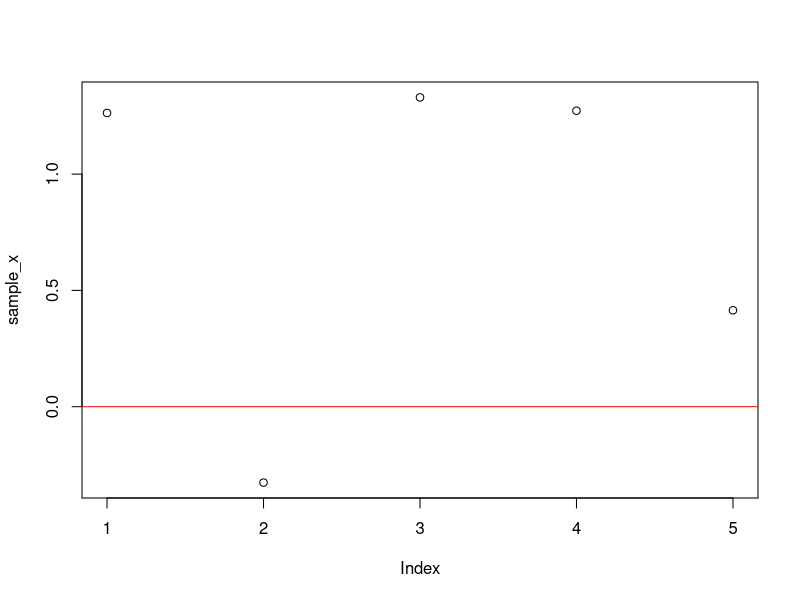
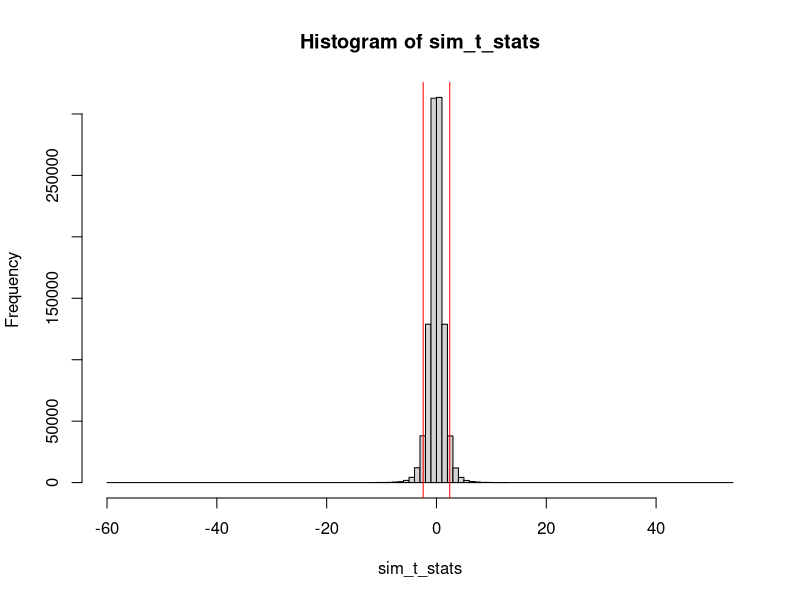

Write the R code that produced these figures, in order.
## ---- chunk 1
set.seed(0)
N <- 5
sample_x <- rnorm(N, mean=0, sd=1)
plot(sample_x, ylim=c(min(0,sample_x),max(0,sample_x)))
abline(h=0, col='red')
mean(sample_x)
## ---- chunk 2
mu_null <- 0
sample_t_stat <- (mean(sample_x)-mu_null)/(sd(sample_x)/sqrt(N))
print(sample_t_stat)
## ---- chunk 3
N_simulations <- 1000000
sim_x <- replicate(N_simulations, rnorm(N,mu_null,sd=1))
print(sim_x[,1:5])
## ---- chunk 4
sim_x_mean_diff <- colMeans(sim_x) - mu_null
sim_x_std_err <- apply(sim_x, 2, sd)/sqrt(N)
sim_t_stats <- sim_x_mean_diff/sim_x_std_err 
## ---- chunk 5
hist(sim_t_stats, 100)
abline(v=c(-sample_t_stat,+sample_t_stat), col='red')

equal_or_more_extreme <- abs(sim_t_stats) >= abs(sample_t_stat)
calc_p_val <- sum(equal_or_more_extreme)/N_simulations
print(calc_p_val)
## ---- chunk 6
print(t.test(sample_x)$p.value)
